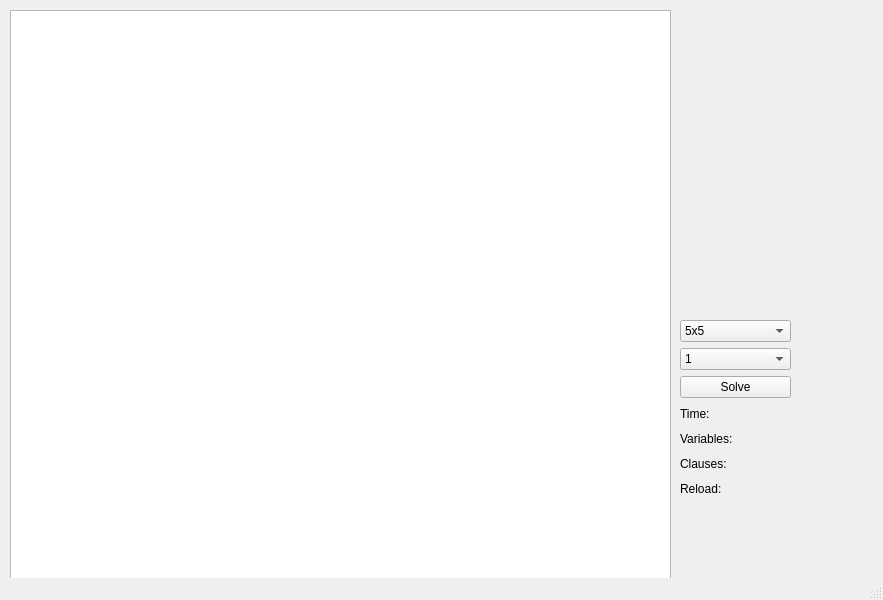
<?xml version="1.0" encoding="UTF-8"?>
<ui version="4.0">
 <class>MainWindow</class>
 <widget class="QMainWindow" name="MainWindow">
  <property name="enabled">
   <bool>true</bool>
  </property>
  <property name="geometry">
   <rect>
    <x>0</x>
    <y>0</y>
    <width>883</width>
    <height>600</height>
   </rect>
  </property>
  <property name="windowTitle">
   <string>MainWindow</string>
  </property>
  <widget class="QWidget" name="centralwidget">
   <widget class="QWidget" name="horizontalLayoutWidget">
    <property name="geometry">
     <rect>
      <x>10</x>
      <y>10</y>
      <width>661</width>
      <height>581</height>
     </rect>
    </property>
    <layout class="QHBoxLayout" name="horizontalLayout">
     <property name="topMargin">
      <number>0</number>
     </property>
     <item>
      <widget class="QTableWidget" name="map">
       <property name="lineWidth">
        <number>0</number>
       </property>
       <property name="sizeAdjustPolicy">
        <enum>QAbstractScrollArea::AdjustToContents</enum>
       </property>
       <property name="showGrid">
        <bool>false</bool>
       </property>
       <property name="gridStyle">
        <enum>Qt::NoPen</enum>
       </property>
       <property name="cornerButtonEnabled">
        <bool>true</bool>
       </property>
       <attribute name="horizontalHeaderVisible">
        <bool>true</bool>
       </attribute>
       <attribute name="horizontalHeaderDefaultSectionSize">
        <number>30</number>
       </attribute>
       <attribute name="horizontalHeaderHighlightSections">
        <bool>false</bool>
       </attribute>
       <attribute name="horizontalHeaderMinimumSectionSize">
        <number>30</number>
       </attribute>
       <attribute name="verticalHeaderVisible">
        <bool>false</bool>
       </attribute>
       <attribute name="verticalHeaderDefaultSectionSize">
        <number>30</number>
       </attribute>
       <attribute name="verticalHeaderMinimumSectionSize">
        <number>30</number>
       </attribute>
      </widget>
     </item>
    </layout>
   </widget>
   <widget class="QWidget" name="verticalLayoutWidget">
    <property name="geometry">
     <rect>
      <x>680</x>
      <y>320</y>
      <width>111</width>
      <height>203</height>
     </rect>
    </property>
    <layout class="QVBoxLayout" name="verticalLayout">
     <item>
      <widget class="QComboBox" name="input_size">
       <item>
        <property name="text">
         <string>5x5</string>
        </property>
       </item>
       <item>
        <property name="text">
         <string>7x7</string>
        </property>
       </item>
       <item>
        <property name="text">
         <string>10x10</string>
        </property>
       </item>
       <item>
        <property name="text">
         <string>15x15</string>
        </property>
       </item>
       <item>
        <property name="text">
         <string>20x20</string>
        </property>
       </item>
       <item>
        <property name="text">
         <string>30x30</string>
        </property>
       </item>
      </widget>
     </item>
     <item>
      <widget class="QComboBox" name="input_map">
       <item>
        <property name="text">
         <string>1</string>
        </property>
       </item>
       <item>
        <property name="text">
         <string>2</string>
        </property>
       </item>
       <item>
        <property name="text">
         <string>3</string>
        </property>
       </item>
       <item>
        <property name="text">
         <string>4</string>
        </property>
       </item>
      </widget>
     </item>
     <item>
      <widget class="QPushButton" name="solveButton">
       <property name="text">
        <string>Solve</string>
       </property>
      </widget>
     </item>
     <item>
      <widget class="QLabel" name="clause">
       <property name="text">
        <string>Time:</string>
       </property>
      </widget>
     </item>
     <item>
      <widget class="QLabel" name="variable">
       <property name="text">
        <string>Variables:</string>
       </property>
      </widget>
     </item>
     <item>
      <widget class="QLabel" name="time">
       <property name="text">
        <string>Clauses:</string>
       </property>
      </widget>
     </item>
     <item>
      <widget class="QLabel" name="reload">
       <property name="text">
        <string>Reload:</string>
       </property>
      </widget>
     </item>
     <item>
      <widget class="QLabel" name="result">
       <property name="text">
        <string/>
       </property>
      </widget>
     </item>
    </layout>
   </widget>
  </widget>
  <widget class="QStatusBar" name="statusbar"/>
 </widget>
 <resources/>
 <connections/>
</ui>
